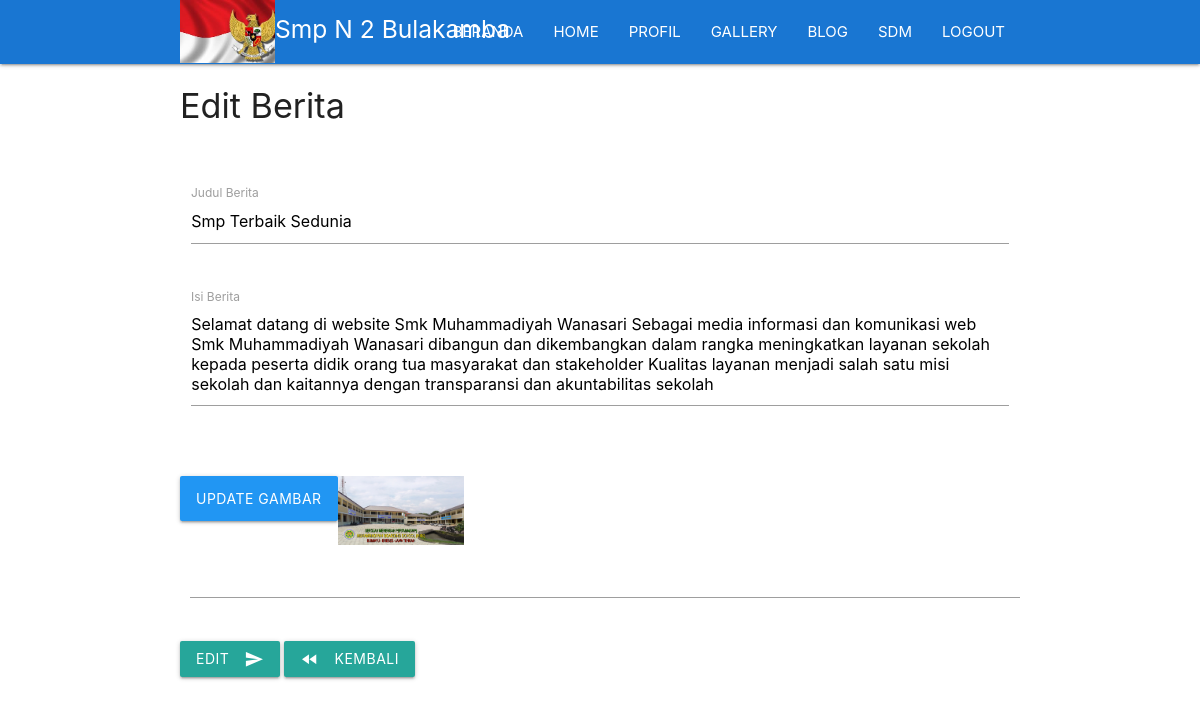
/page/index.php?page=home&aksi=editberita&id=1 (signed in), run on the app's committed database.
### tables this page shows
CREATE TABLE `berita` (
  `id` int(100) NOT NULL,
  `judul_berita` varchar(200) NOT NULL,
  `isi_berita` varchar(2000) NOT NULL,
  `gambar` varchar(200) NOT NULL
);

### page/home/berita/edit.php (the view, shortened to what this page needs)
<?php
	$id = $_GET['id'];
	$result = mysqli_query($conn, "select * from berita where id='$id' ");
	$data = mysqli_fetch_assoc($result);
?>
<!DOCTYPE html>
<html>
	<head>
	<link type="text/css" rel="stylesheet" href="../../assets/css/materialize.min.css"  media="screen,projection"/>
	<link rel="stylesheet" type="text/css" href="../../assets/css/style.css">
	</head>
<body >
	<div class="container">
		<h4>Edit Berita</h4><br><br>
	   <form action="" method="post" enctype="multipart/form-data">
      <div class="row">
        <div class="input-field col s12">
          <input id="judul_berita" name="judul_berita" type="text" class="" value="<?=$data['judul_berita'] ?>">
          <label for="judul_berita">Judul Berita</label>
        </div>
      </div>
	 <div class="row">
	      <div class="row">
	        <div class="input-field col s12">
	          <textarea id="textarea1" name="isi_berita" class="materialize-textarea"><?=$data['isi_berita'] ?></textarea>
	          <label for="textarea1">Isi Berita</label>
	        </div>
	      </div>
	  </div>
	  <div class="row">
	      <div class="file-field input-field">
      		<div class="btn blue">
      		  <span>Update Gambar</span>
     		</div>
      			<img src="../assets/img/berita/<?php echo $data['gambar'] ?>" width="15%">
      <div class="file-path-wrapper">
        <input class="file-path validate" type="text">
	      </div>
	    </div>
	  </div>
	  <button class="btn waves-effect waves-light" type="submit" name="ubah">Edit
	    <i class="material-icons right">send</i>
	  </button>
	  <a href="index.php?page=home" class="btn waves-effect waves-light" ><i class="material-icons left">fast_rewind</i>Kembali</a>
	    </form>
	</div>
</body>
</html>

### data on the page
berita: judul_berita "Smp Terbaik Sedunia", isi_berita "Selamat datang di website Smk Muhammadiyah Wanasari Sebagai media informasi dan komunikasi web Smk Muhammadiyah Wanasari dibangun dan dikembangkan dalam rangka meningkatkan layanan sekolah kepada peserta didik orang tua masyarakat dan stakeholder Kualitas layanan menjadi salah satu misi sekolah dan kaitannya dengan transparansi dan akuntabilitas sekolah", gambar (picture)
